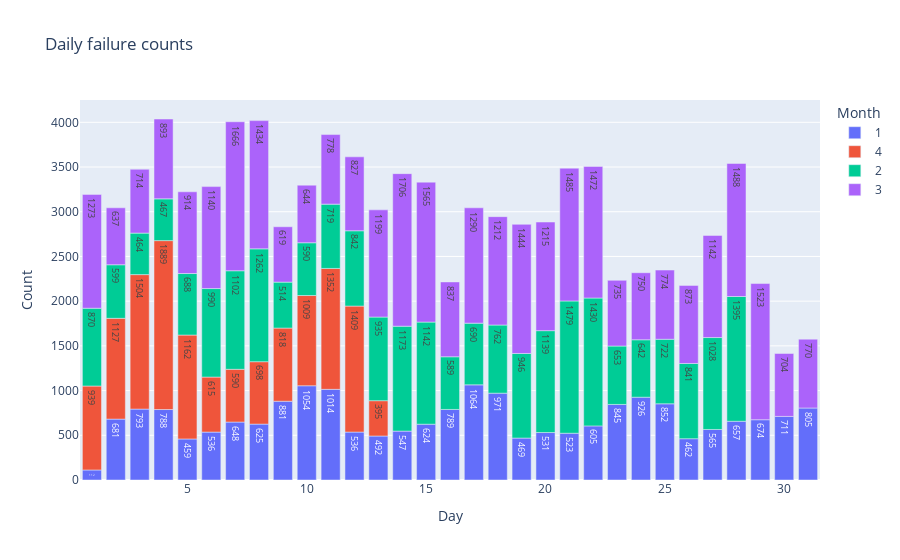

Write notebook code for a chart like this one.
### Markdown cell above
The above plot demonstrates the number of failures across the days.

### Code cell
px.bar(x = A2["Day"],y = A2["Count"],color = A2['Month'],text_auto=True,title = 'Daily failure counts',
             labels={"y": "Count","x": "Day","color":"Month"})

### Figure 1 — Plotly figure (JSON) as saved in the notebook; plotly's stock layout.template omitted (floating-point values rounded to 4 significant figures)
{"data": [{"alignmentgroup": "True", "hovertemplate": "Month=1<br>Day=%{x}<br>Count=%{y}<extra></extra>", "legendgroup": "1", "marker": {"color": "#636efa", "pattern": {"shape": ""}}, "name": "1", "offsetgroup": "1", "orientation": "v", "showlegend": true, "textposition": "auto", "texttemplate": "%{y}", "type": "bar", "x": [1, 5, 26, 19, 13, 21, 20, 12, 6, 14, 27, 22, 15, 8, 7, 28, 29, 2, 30, 4, 16, 3, 31, 23, 25, 9, 24, 18, 11, 10, 17], "xaxis": "x", "y": [112, 459, 462, 469, 492, 523, 531, 536, 536, 547, 565, 605, 624, 625, 648, 657, 674, 681, 711, 788, 789, 793, 805, 845, 852, 881, 926, 971, 1014, 1054, 1064], "yaxis": "y"}, {"alignmentgroup": "True", "hovertemplate": "Month=4<br>Day=%{x}<br>Count=%{y}<extra></extra>", "legendgroup": "4", "marker": {"color": "#EF553B", "pattern": {"shape": ""}}, "name": "4", "offsetgroup": "4", "orientation": "v", "showlegend": true, "textposition": "auto", "texttemplate": "%{y}", "type": "bar", "x": [13, 7, 6, 8, 9, 1, 10, 2, 5, 11, 12, 3, 4], "xaxis": "x", "y": [395, 590, 615, 698, 818, 939, 1009, 1127, 1162, 1352, 1409, 1504, 1889], "yaxis": "y"}, {"alignmentgroup": "True", "hovertemplate": "Month=2<br>Day=%{x}<br>Count=%{y}<extra></extra>", "legendgroup": "2", "marker": {"color": "#00cc96", "pattern": {"shape": ""}}, "name": "2", "offsetgroup": "2", "orientation": "v", "showlegend": true, "textposition": "auto", "texttemplate": "%{y}", "type": "bar", "x": [3, 4, 9, 16, 10, 2, 24, 23, 5, 17, 11, 25, 18, 26, 12, 1, 13, 19, 6, 27, 7, 20, 15, 14, 8, 28, 22, 21], "xaxis": "x", "y": [464, 467, 514, 589, 590, 599, 642, 653, 688, 690, 719, 722, 762, 841, 842, 870, 935, 946, 990, 1028, 1102, 1139, 1142, 1173, 1262, 1395, 1430, 1479], "yaxis": "y"}, {"alignmentgroup": "True", "hovertemplate": "Month=3<br>Day=%{x}<br>Count=%{y}<extra></extra>", "legendgroup": "3", "marker": {"color": "#ab63fa", "pattern": {"shape": ""}}, "name": "3", "offsetgroup": "3", "orientation": "v", "showlegend": true, "textposition": "auto", "texttemplate": "%{y}", "type": "bar", "x": [9, 2, 10, 30, 3, 23, 24, 31, 25, 11, 12, 16, 26, 4, 5, 6, 27, 13, 18, 20, 1, 17, 8, 19, 22, 21, 28, 29, 15, 7, 14], "xaxis": "x", "y": [619, 637, 644, 704, 714, 735, 750, 770, 774, 778, 827, 837, 873, 893, 914, 1140, 1142, 1199, 1212, 1215, 1273, 1290, 1434, 1444, 1472, 1485, 1488, 1523, 1565, 1666, 1706], "yaxis": "y"}], "layout": {"barmode": "relative", "legend": {"title": {"text": "Month"}, "tracegroupgap": 0}, "title": {"text": "Daily failure counts"}, "xaxis": {"anchor": "y", "domain": [0, 1], "title": {"text": "Day"}}, "yaxis": {"anchor": "x", "domain": [0, 1], "title": {"text": "Count"}}}}
